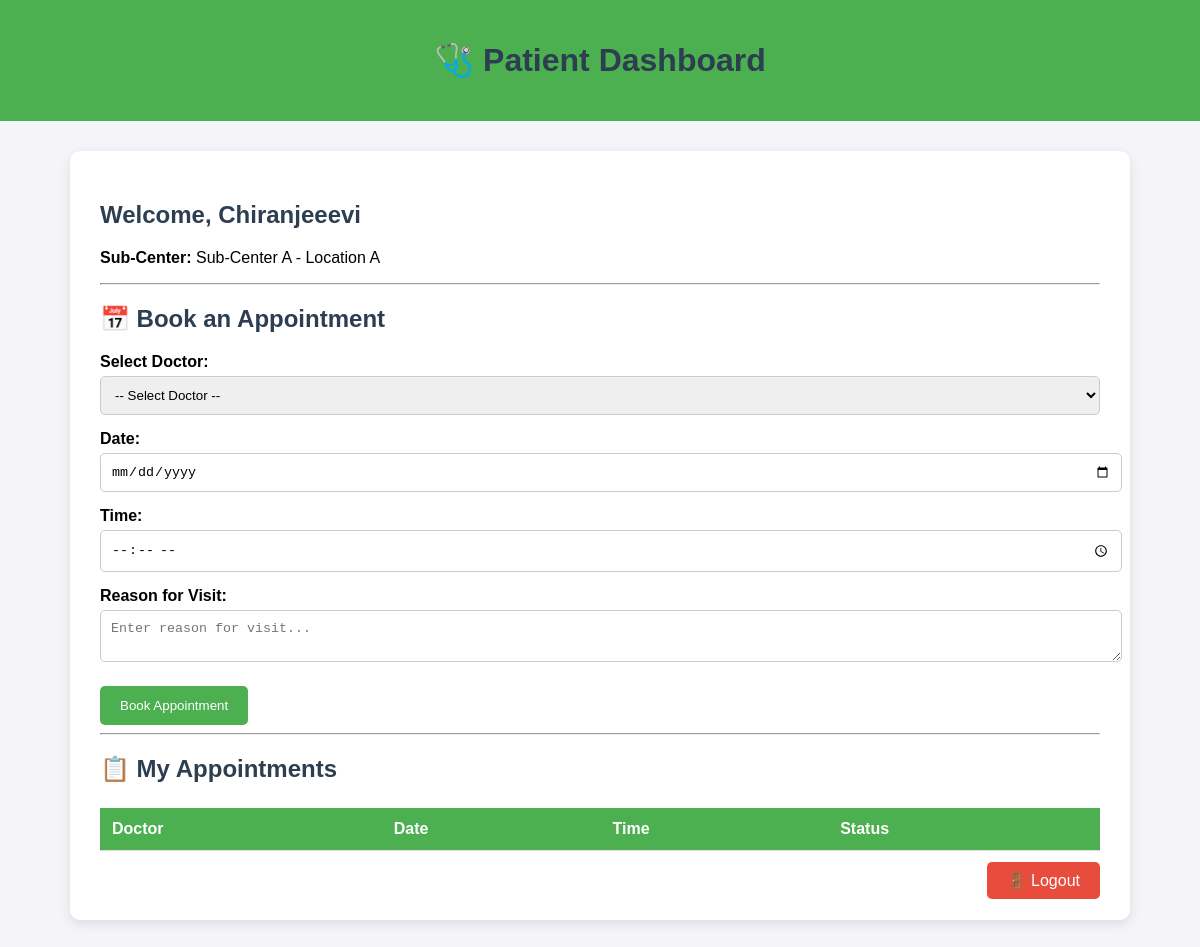
/patient_dashboard/2 (signed in), run on the app's committed database.
### tables this page shows
CREATE TABLE Patients (
    id INTEGER PRIMARY KEY AUTOINCREMENT,
    name VARCHAR(100) NOT NULL,
    age INTEGER NOT NULL,
    gender VARCHAR(10) NOT NULL,
    phc_id INTEGER,
    sub_center_id INTEGER, password TEXT, username TEXT,
    FOREIGN KEY (phc_id) REFERENCES PHC(id),
    FOREIGN KEY (sub_center_id) REFERENCES SubCenter(id)
);

CREATE TABLE SubCenter (
    id INTEGER PRIMARY KEY AUTOINCREMENT,
    name VARCHAR(100) NOT NULL,
    location VARCHAR(100) NOT NULL
);

### app.py (the view)
@app.route('/patient_dashboard/<int:patient_id>')
def patient_dashboard(patient_id):
    if 'role' not in session or session['role'] != 'patient':
        return redirect(url_for('patient_login'))
    conn = get_db_connection()
    patient = conn.execute("SELECT * FROM Patients WHERE id = ?", (patient_id,)).fetchone()
    phc = conn.execute("SELECT * FROM PHC WHERE id = ?", (patient['phc_id'],)).fetchone()
    sub_center = conn.execute("SELECT * FROM SubCenter WHERE id = ?", (patient['sub_center_id'],)).fetchone()
    doctors = conn.execute("""
        SELECT * FROM Doctors WHERE phc_id = ? OR sub_center_id = ?
    """, (patient['phc_id'], patient['sub_center_id'])).fetchall()
    appointments = conn.execute("""
        SELECT a.id, d.name AS doctor_name, a.date, a.time, a.status
        FROM Appointments a
        JOIN Doctors d ON a.doctor_id = d.id
        WHERE a.patient_id = ?
        ORDER BY a.date DESC
    """, (patient_id,)).fetchall()
    conn.close()
    return render_template(
        'patient_dashboard.html',
        patient=patient,
        phc=phc,
        sub_center=sub_center,
        doctors=doctors,
        appointments=appointments
    )

### app.py (called while the page is built)
def get_db_connection():
    conn = sqlite3.connect(DATABASE)
    conn.row_factory = sqlite3.Row  # Enable row access by column name
    return conn

### templates/patient_dashboard.html (shortened to what this page needs)
<!DOCTYPE html>
<html lang="en">
<head>
</head>
<body>
<header>
    <h1>🩺 Patient Dashboard</h1>
</header>
<div class="container">
    <h2>Welcome, {{ patient['name'] }}</h2>
    {% if phc %}
        <p><strong>Primary Health Center (PHC):</strong> {{ phc['name'] }} - {{ phc['location'] }}</p>
    {% elif sub_center %}
        <p><strong>Sub-Center:</strong> {{ sub_center['name'] }} - {{ sub_center['location'] }}</p>
    {% endif %}
    <hr>
    <h2>📅 Book an Appointment</h2>
    <form method="POST" action="/schedule_appointment">
        <label for="doctor_id">Select Doctor:</label>
        <select name="doctor_id" required>
            <option value="">-- Select Doctor --</option>
        </select>
        <label for="date">Date:</label>
        <input type="date" name="date" required>
        <label for="time">Time:</label>
        <input type="time" name="time" required>
        <label for="reason">Reason for Visit:</label>
        <textarea name="reason" placeholder="Enter reason for visit..." required></textarea>
        <button type="submit">Book Appointment</button>
    </form>
    <hr>
    <h2>📋 My Appointments</h2>
    <table>
        <thead>
            <tr>
                <th>Doctor</th>
                <th>Date</th>
                <th>Time</th>
                <th>Status</th>
            </tr>
        </thead>
    </table>
    <div class="logout">
        <a href="/logout">🚪 Logout</a>
    </div>
</div>
</body>
</html>

### templates/patient_dashboard.html (style rules this page uses)
body { font-family: Arial, sans-serif; background-color: #f4f4f9; margin: 0; padding: 0; }
header { background-color: #4CAF50; color: white; padding: 20px; text-align: center; }
.container { max-width: 1000px; margin: 30px auto; background: white; padding: 30px; border-radius: 10px; box-shadow: 0 4px 12px rgba(0,0,0,0.1); }
h1, h2 { color: #2c3e50; }
form label { display: block; margin-top: 15px; font-weight: bold; }
form input, form select, form textarea { width: 100%; padding: 10px; margin-top: 5px; border: 1px solid #ccc; border-radius: 5px; }
form button { margin-top: 20px; background-color: #4CAF50; color: white; padding: 12px 20px; border: none; border-radius: 5px; cursor: pointer; }
table { width: 100%; border-collapse: collapse; margin-top: 25px; }
table thead { background-color: #4CAF50; color: white; }
table th, table td { padding: 12px; text-align: left; border-bottom: 1px solid #ddd; }
.logout { text-align: right; margin-top: 20px; }
.logout a { background-color: #e74c3c; color: white; padding: 10px 20px; text-decoration: none; border-radius: 5px; }

### data on the page
Patients: name "Chiranjeeevi"
SubCenter: name "Sub-Center A", location "Location A"
